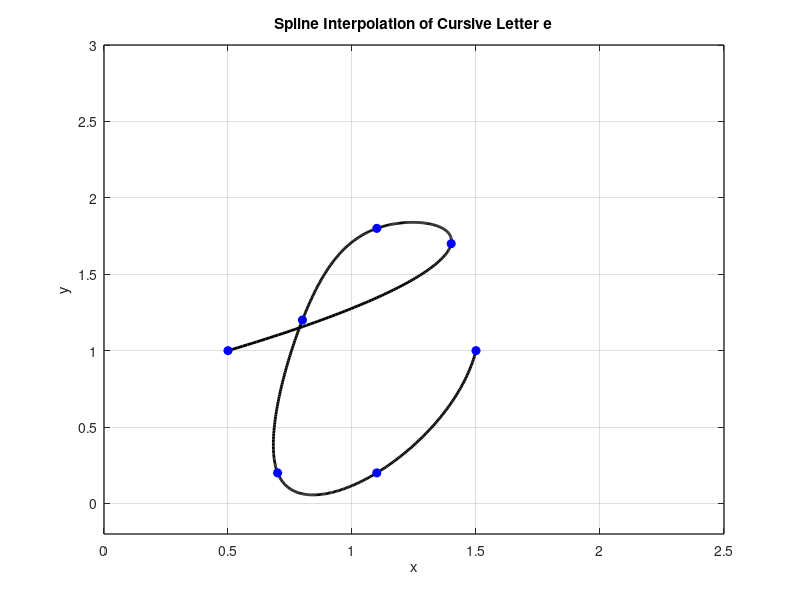

The MATLAB source for this figure:
x = [0.5 1.4 1.1 0.8 0.7 1.1 1.5];
y = [1 1.7 1.8 1.2 0.2 0.2 1];

n = length(x);
t = 0:n-1; % Parametric coordinate t
tt = 0:0.01:n-1; % More dense coordinate tt for spline interpolation

% Compute spline interpolation
xx = spline(t, x, tt);
yy = spline(t, y, tt);

% Plot settings
figure(1)
plot(xx, yy, 'k', 'LineWidth', 2) % plot spline
hold on
plot(x, y, 'bo', 'MarkerFaceColor', 'b') % plot data points
axis([0 2.5 -0.2 3])
grid on
title('Spline Interpolation of Cursive Letter e')
xlabel('x')
ylabel('y')
set(gca, 'FontSize', 10, 'LineWidth', 1)
grid on
